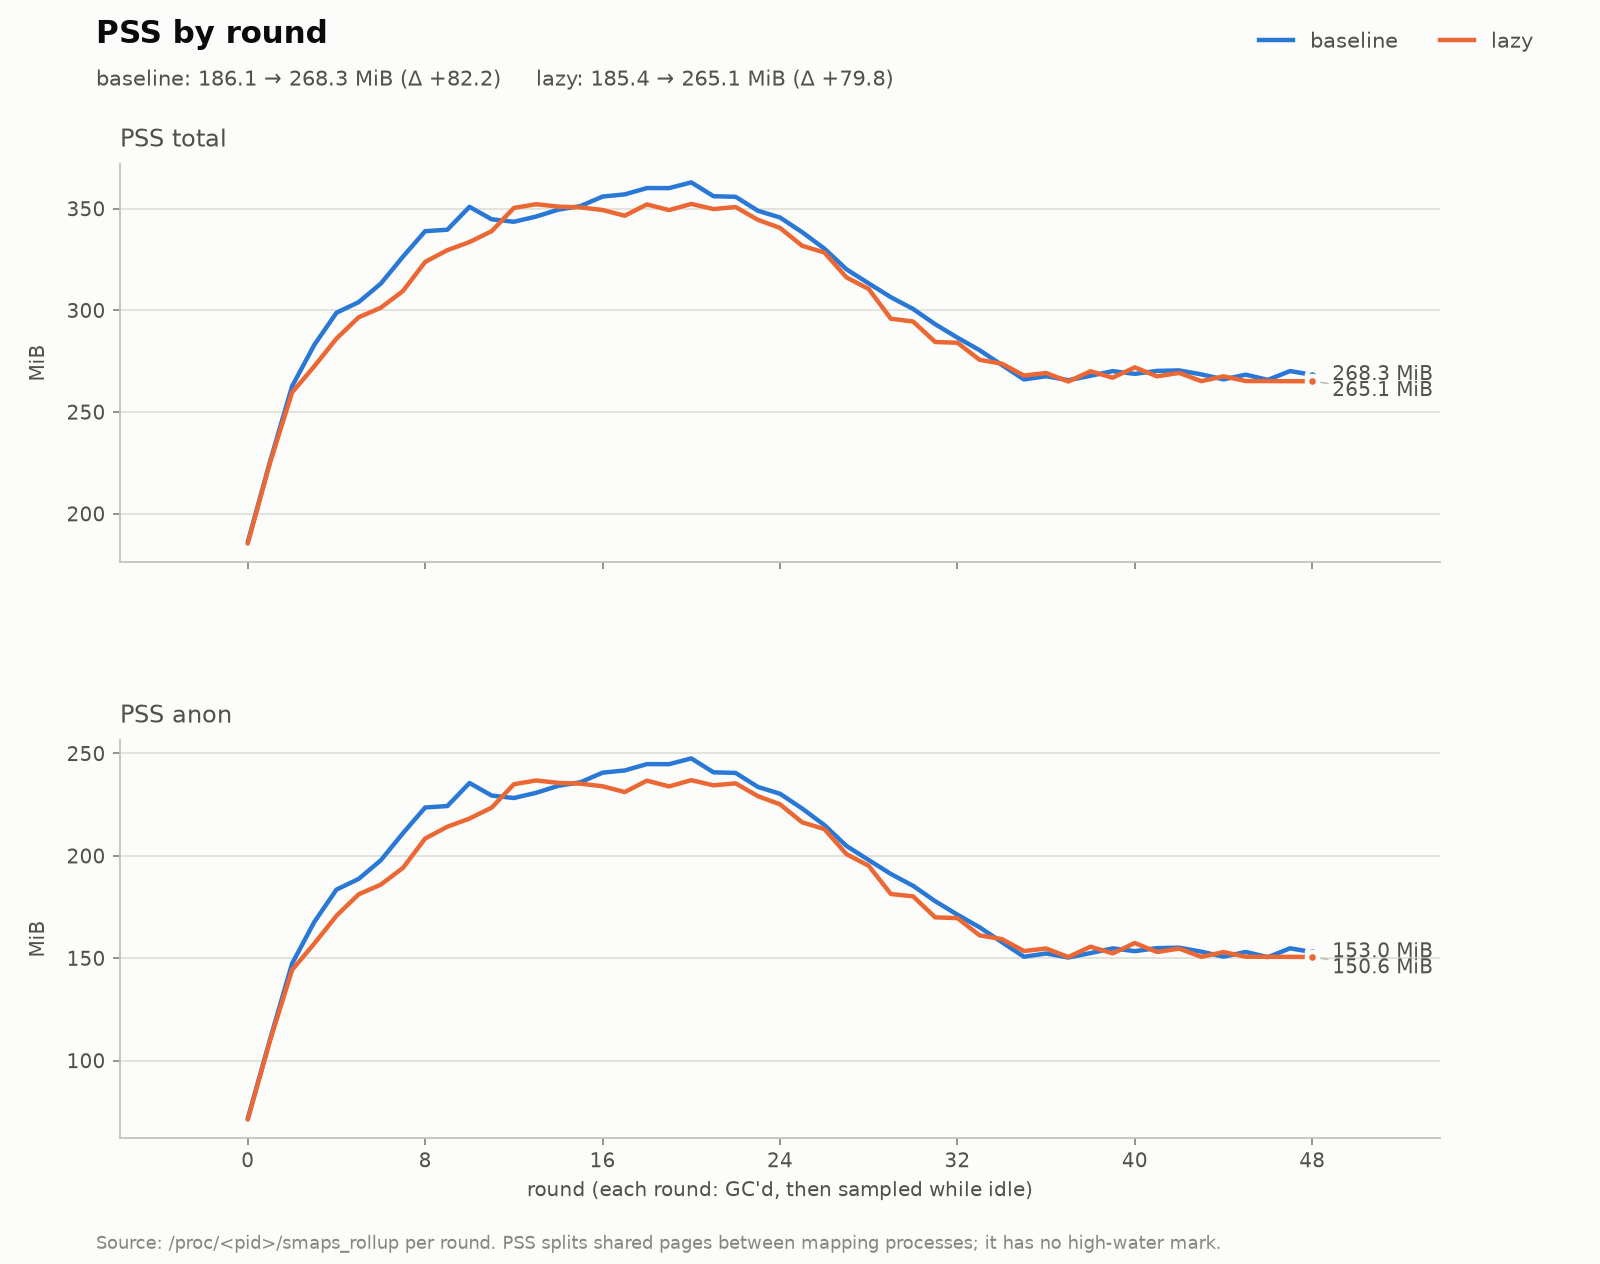

The script that saved this image:
#!/usr/bin/env python3
"""Plot a comparison of two or more pss-rounds.sh runs.

Usage:
    uv run --with pandas --with matplotlib python pss-compare.py a=a.csv b=b.csv -o compare.png
    # or, with pandas/matplotlib already installed:
    python3 pss-compare.py baseline=/path/to/baseline.csv lazy=/path/to/lazy.csv

The CSVs can come from different checkouts/machines: this script only takes file paths and
has no dependency on this repo. Each CSV is the output of pss-rounds.sh (columns
round,pss_kb,pss_anon_kb,...). Values are converted to MiB. Panels are small multiples sharing
the round axis; the two panes never share a y-scale, so no dual axis is involved. Use --panels
to add PSS file/shmem panes.

Colors are the validated categorical slots 1-3 (blue/orange/aqua, light surface #fcfcfb).
"""

from __future__ import annotations

import argparse
import sys
from pathlib import Path

import matplotlib

matplotlib.use("Agg")
import matplotlib.pyplot as plt
import pandas as pd
from matplotlib.lines import Line2D
from matplotlib.ticker import FuncFormatter, MaxNLocator

# Validated categorical palette (light surface). Fixed order, never cycled.
SERIES = ["#2a78d6", "#eb6834", "#1baf7a"]
SURFACE = "#fcfcfb"
INK = "#0b0b0b"
SECONDARY = "#52514e"
MUTED = "#898781"
GRID = "#e1e0d9"
AXIS = "#c3c2b7"

PANELS = {
    "pss": ("pss_kb", "PSS total"),
    "anon": ("pss_anon_kb", "PSS anon"),
    "file": ("pss_file_kb", "PSS file"),
    "shmem": ("pss_shmem_kb", "PSS shmem"),
}


def parse_run(spec: str) -> tuple[str, Path]:
    label, sep, path = spec.partition("=")
    if not sep:
        path, label = label, Path(label).stem
    p = Path(path)
    if not p.is_file():
        sys.exit(f"pss-compare: no such CSV: {p}")
    return label, p


def load_run(path: Path) -> pd.DataFrame:
    df = pd.read_csv(path)
    missing = {"round", "pss_kb"} - set(df.columns)
    if missing:
        sys.exit(f"pss-compare: {path} is missing column(s): {', '.join(sorted(missing))}")
    df = df.apply(pd.to_numeric, errors="coerce").dropna(subset=["round", "pss_kb"])
    df = df.sort_values("round").drop_duplicates("round", keep="last")
    return df.reset_index(drop=True)


def style_axes(ax: plt.Axes) -> None:
    ax.set_facecolor(SURFACE)
    ax.grid(True, axis="y", color=GRID, linewidth=0.8, zorder=0)
    ax.set_axisbelow(True)
    for side in ("top", "right"):
        ax.spines[side].set_visible(False)
    for side in ("left", "bottom"):
        ax.spines[side].set_color(AXIS)
        ax.spines[side].set_linewidth(0.8)
    ax.tick_params(colors=MUTED, labelcolor=SECONDARY, labelsize=9, length=3, width=0.8)
    ax.yaxis.set_major_locator(MaxNLocator(nbins=4))
    ax.yaxis.set_major_formatter(FuncFormatter(lambda v, _: f"{v:,.0f}"))
    ax.xaxis.set_major_locator(MaxNLocator(nbins=8, integer=True))


def place_end_labels(ax: plt.Axes, ends: list[tuple[float, float, str]], min_gap_px: float = 16) -> None:
    """Direct-label each line's last value; stack with leader lines when they collide."""
    if not ends:
        return
    fig = ax.figure
    fig.canvas.draw()
    dpi = fig.dpi
    disp = [ax.transData.transform((x, y)) for x, y, _ in ends]
    ys = [d[1] for d in disp]
    order = sorted(range(len(ends)), key=lambda i: ys[i], reverse=True)
    target = [0.0] * len(ends)
    prev = None
    for i in order:
        t = ys[i] if prev is None else min(ys[i], prev - min_gap_px)
        target[i] = t
        prev = t
    inv = ax.transData.inverted()
    x_last = ends[0][0]
    for i, (x, y, text) in enumerate(ends):
        y_data = inv.transform((disp[i][0], target[i]))[1]
        dy_pt = (target[i] - disp[i][1]) * 72.0 / dpi
        needs_leader = abs(target[i] - disp[i][1]) > 0.5
        ax.annotate(
            text,
            xy=(x, y),
            xytext=(9, dy_pt) if needs_leader else (9, 0),
            textcoords="offset points",
            ha="left",
            va="center",
            fontsize=9,
            color=SECONDARY,
            annotation_clip=False,
            arrowprops=(
                {"arrowstyle": "-", "color": AXIS, "linewidth": 0.8, "shrinkA": 0, "shrinkB": 3}
                if needs_leader
                else None
            ),
        )


def main() -> None:
    ap = argparse.ArgumentParser(description=__doc__, formatter_class=argparse.RawDescriptionHelpFormatter)
    ap.add_argument("runs", nargs="+", metavar="LABEL=CSV", help="CSV from pss-rounds.sh")
    ap.add_argument("-o", "--output", default="pss-compare.png", help="output image (default: pss-compare.png)")
    ap.add_argument(
        "--panels",
        default="total,anon",
        help=f"comma-separated panes: {', '.join(PANELS)} (default: total,anon; 'total' == 'pss')",
    )
    ap.add_argument("--title", default="PSS by round", help="chart title")
    args = ap.parse_args()

    if len(args.runs) > len(SERIES):
        sys.exit(f"pss-compare: at most {len(SERIES)} runs can be compared in one chart")

    runs = [(label, load_run(path)) for label, path in map(parse_run, args.runs)]

    panel_keys = [p.strip() for p in args.panels.split(",") if p.strip()]
    panel_keys = ["pss" if k == "total" else k for k in panel_keys]
    unknown = [k for k in panel_keys if k not in PANELS]
    if unknown:
        sys.exit(f"pss-compare: unknown panel(s): {', '.join(unknown)}")

    plt.rcParams.update(
        {
            "font.family": "sans-serif",
            "font.sans-serif": ["DejaVu Sans", "system-ui", "sans-serif"],
            "axes.unicode_minus": False,
        }
    )

    height = 2.9 * len(panel_keys) + 2.1
    fig, axes = plt.subplots(
        len(panel_keys), 1, sharex=True, figsize=(10, height), dpi=160,
        gridspec_kw={"hspace": 0.45},
    )
    axes = [axes] if len(panel_keys) == 1 else list(axes)
    fig.patch.set_facecolor(SURFACE)

    colors = {label: SERIES[i] for i, (label, _) in enumerate(runs)}

    for ax, key in zip(axes, panel_keys):
        column, title = PANELS[key]
        style_axes(ax)
        ax.set_title(title, loc="left", fontsize=11, color=SECONDARY, pad=8, fontweight="normal")
        ends: list[tuple[float, float, str]] = []
        for label, df in runs:
            if column not in df.columns:
                continue
            x = df["round"]
            y = df[column] / 1024.0
            color = colors[label]
            ax.plot(
                x, y, color=color, linewidth=2, solid_capstyle="round", solid_joinstyle="round",
                zorder=3, label=label,
            )
            if len(x):
                ax.plot(
                    [x.iloc[-1]], [y.iloc[-1]], marker="o", markersize=5,
                    markerfacecolor=color, markeredgecolor=SURFACE, markeredgewidth=2, zorder=4,
                )
                ends.append((float(x.iloc[-1]), float(y.iloc[-1]), f"{y.iloc[-1]:.1f} MiB"))
        ax.set_ylabel("MiB", color=SECONDARY, fontsize=9, labelpad=8)
        ax.margins(x=0.12)
        place_end_labels(ax, ends)

    axes[-1].set_xlabel("round (each round: GC'd, then sampled while idle)", color=SECONDARY, fontsize=9)
    fig.suptitle(args.title, x=0.06, y=0.985, ha="left", fontsize=14, color=INK, fontweight="bold")

    summary = []
    for label, df in runs:
        first, last = float(df["pss_kb"].iloc[0]) / 1024, float(df["pss_kb"].iloc[-1]) / 1024
        summary.append(f"{label}: {first:.1f} → {last:.1f} MiB (Δ {last - first:+.1f})")
    fig.text(0.06, 0.945, "     ".join(summary), color=SECONDARY, fontsize=9.5, ha="left", va="top")

    if len(runs) >= 2:
        handles = [Line2D([], [], color=colors[label], linewidth=2, label=label) for label, _ in runs]
        fig.legend(
            handles=handles, loc="upper right", bbox_to_anchor=(0.97, 0.99), ncol=len(runs),
            frameon=False, handlelength=1.6, fontsize=9.5, labelcolor=SECONDARY,
        )

    fig.text(
        0.06, 0.012,
        "Source: /proc/<pid>/smaps_rollup per round. PSS splits shared pages between mapping "
        "processes; it has no high-water mark.",
        color=MUTED, fontsize=8, ha="left",
    )
    fig.subplots_adjust(left=0.075, right=0.90, top=0.87, bottom=0.10)

    out = Path(args.output)
    fig.savefig(out, dpi=160, facecolor=SURFACE)
    plt.close(fig)
    print(f"wrote {out}")
    for line in summary:
        print(line)


if __name__ == "__main__":
    main()
